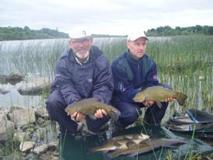
#> input picture CV/lab5/imagenette2-160/train/n01440764/n01440764_12276.JPEG, 213 x 160 px; its folder holds only this picture in this run
$ jupyter execute --allow-errors 'Lab 5.1 k-Nearest Neighbors.ipynb'
#> lines starting #> are read from the running program, lines starting #| are printed output that depends on the picture
# k-Nearest Neighbors

In this lab you will explore tuning a k-Nearest Neighbors model for image classification.

We will use the [Imagenette dataset](https://github.com/fastai/imagenette), a small subset of the larger ImageNet dataset.  Download the 160 px version and extract it in the same folder as this notebook.

[cell 1]
import glob
import imageio
import skimage
from matplotlib import pyplot as plt
import numpy as np
from sklearn.neighbors import KNeighborsClassifier
from sklearn.metrics import accuracy_score
from collections import Counter

Here is some code to load the dataset and remap the labels to nicer names.

[cell 2]
label_map = {
    'n01440764':'fish',
    'n02102040':'dog',
    'n02979186':'cassette_tape',
    'n03000684':'chain_saw',
    'n03028079':'church',
    'n03394916':'french_horn',
    'n03417042':'garbage_truck',
    'n03425413':'gas_station',
    'n03445777':'golf_ball',
    'n03888257':'parachute'
}

[cell 3]
def load_split(split):
#> called with split = 'train'
    images = []
    labels = []
    for key,value in label_map.items():
        image_paths = sorted(glob.glob(f'imagenette2-160/{split}/{key}/*.JPEG'))
        for path in image_paths:
            image = imageio.imread(path)
#> image is the input picture: shape (160, 213, 3); mean R, G, B 133.2, 141.1, 145.3
            if len(image.shape)>2:
                image = skimage.color.rgb2gray(image)
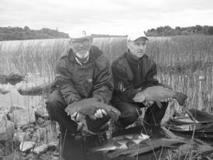
#> image: shape (160, 213) float64; min 0.0212, max 1, mean 0.548
            if image.shape[0] > 160:
                image = image[image.shape[0]//2-80:image.shape[0]//2+80,:]
            if image.shape[1] > 160:
                image = image[:,image.shape[1]//2-80:image.shape[1]//2+80]
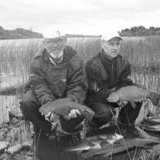
#> image: shape (160, 160) float64; min 0.0212, max 1, mean 0.535
            images.append(image)
            labels.append(value)
#> pass 2 of the loop in load_split, `for key,value in label_map.items():`:
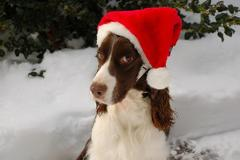
#> input picture CV/lab5/imagenette2-160/train/n02102040/n02102040_1263.JPEG, 240 x 160 px
#> in load_split, image is the input picture: shape (160, 240, 3); mean R, G, B 142.6, 124.4, 118
#> in load_split, `image = skimage.color.rgb2gray(image)`:
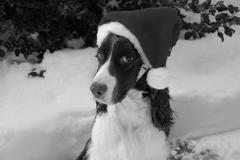
#> image: shape (160, 240) float64; min 0, max 0.979, mean 0.501
#> in load_split, `image = image[:,image.shape[1]//2-80:image.shape[1]//2+80]`:
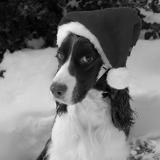
#> image: shape (160, 160) float64; min 0.000833, max 0.979, mean 0.476
#> pass 2 of the loop in load_split, `for key,value in label_map.items():`:
    return images, labels

train_images, train_labels = load_split('train')

val_images, val_labels = load_split('val')

Now what we have are lists `train_images` and `train_labels` containing the images and labels for the training set, and the same for the validation set.

2. Compute a HOG descriptor for each image to make two lists, `train_descriptors` and `val_descriptors` (```skimage.features.hog```).

[cell 4]
def hog_descriptors(images):

    descriptors = []
    for image in images:
        hog_descriptor = skimage.feature.hog(image)
        descriptors.append(hog_descriptor)
    return np.array(descriptors)

train_descriptors = hog_descriptors(train_images)
val_descriptors = hog_descriptors(val_images)
